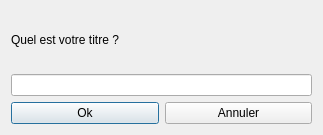
<?xml version="1.0" encoding="UTF-8"?>
<ui version="4.0">
 <class>titreDialog</class>
 <widget class="QDialog" name="titreDialog">
  <property name="geometry">
   <rect>
    <x>0</x>
    <y>0</y>
    <width>323</width>
    <height>135</height>
   </rect>
  </property>
  <property name="windowTitle">
   <string>Dialog</string>
  </property>
  <layout class="QGridLayout" name="gridLayout">
   <item row="3" column="2">
    <widget class="QPushButton" name="pushButton_2">
     <property name="text">
      <string>Annuler</string>
     </property>
    </widget>
   </item>
   <item row="3" column="1">
    <widget class="QPushButton" name="pushButton">
     <property name="text">
      <string>Ok</string>
     </property>
     <property name="checkable">
      <bool>false</bool>
     </property>
     <property name="checked">
      <bool>false</bool>
     </property>
     <property name="default">
      <bool>true</bool>
     </property>
    </widget>
   </item>
   <item row="0" column="1" colspan="2">
    <widget class="QLabel" name="label">
     <property name="text">
      <string>Quel est votre titre ?</string>
     </property>
    </widget>
   </item>
   <item row="1" column="1" colspan="2">
    <widget class="QLineEdit" name="lineEdit"/>
   </item>
  </layout>
 </widget>
 <resources/>
 <connections/>
</ui>
